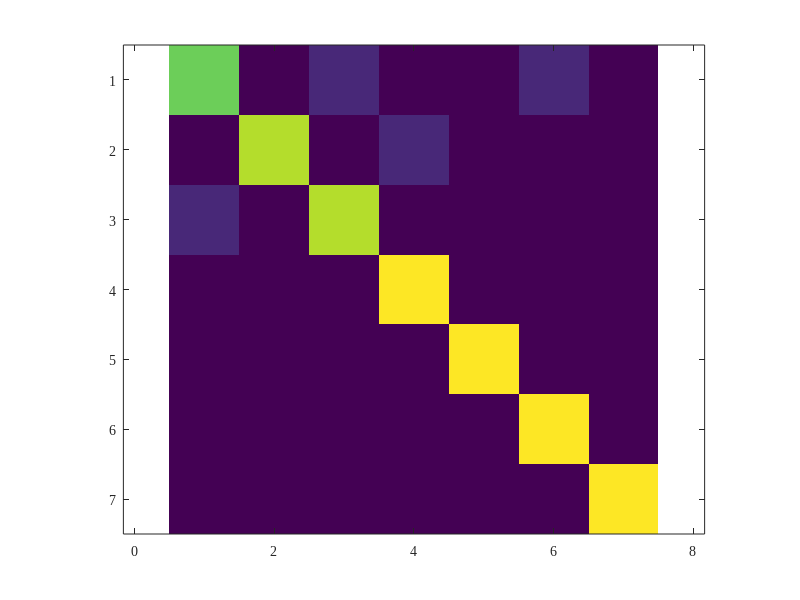

This figure's MATLAB source: (Note: this script raises an error after producing the figure.)
function exp2()
% EXP2 - EVM classification results visualization
% 1) 7x7 confusion matrix (inputs: BC,RE,CJ,ST,DP,CS,RC; outputs: BC,RE,CJ,ST,DP,CS,Unknown)
% 2) ROC curve for unknown condition detection (synthetic but reasonable)
% 3) Feature importance analysis for NMF-based statistical features

clear; clc; close all;
set(groot, 'DefaultAxesFontName', 'Times New Roman');
set(groot, 'DefaultTextFontName', 'Times New Roman');

% Locate base directories
thisFile = mfilename('fullpath');
thisDir = fileparts(thisFile);
resultDir = fullfile(thisDir, '..');      % ../ (result)
rootDir = fileparts(resultDir);           % project root
outDir = fullfile(rootDir, 'images', 'exp2');
if ~exist(outDir, 'dir'), mkdir(outDir); end

%% 1) Confusion Matrix (counts per class; each row sums to 9)
inputs = {'BC','RE','CJ','ST','DP','CS','RC'};                     % 7 input classes
outputs = {'BC','RE','CJ','ST','DP','CS','Unknown'};               % 7 output classes
C = [
    7 0 1 0 0 1 0;  % BC
    0 8 0 1 0 0 0;  % RE
    1 0 8 0 0 0 0;  % CJ
    0 0 0 9 0 0 0;  % ST
    0 0 0 0 9 0 0;  % DP
    0 0 0 0 0 9 0;  % CS
    0 0 0 0 0 0 9   % RC -> Unknown
];

fig1 = figure('Color', 'w', 'Position', [400 300 600 480]);
imagesc(C);
axis equal tight;
colormap(parula(256));
cb = colorbar; cb.Label.String = 'Count';
caxis([0 9]);
set(gca, 'XTick', 1:numel(outputs), 'XTickLabel', outputs, 'XTickLabelRotation', 0);
set(gca, 'YTick', 1:numel(inputs), 'YTickLabel', inputs);
xlabel('Predicted'); ylabel('True');
title('Confusion Matrix (EVM)');
% Overlay counts
[nr, nc] = size(C);
for r = 1:nr
    for c = 1:nc
        txtColor = 'k';
        if C(r,c) > 6, txtColor = 'w'; end
        text(c, r, sprintf('%d', C(r,c)), 'HorizontalAlignment', 'center', 'VerticalAlignment', 'middle', 'Color', txtColor, 'FontSize', 11, 'FontWeight', 'bold');
    end
end
grid on; box on;
exportgraphics(fig1, fullfile(outDir, 'exp2_confusion.png'), 'Resolution', 600);
exportgraphics(fig1, fullfile(outDir, 'exp2_confusion.pdf'), 'Resolution', 600);

%% 2) ROC curve for unknown detection (synthetic demonstration)
% Unknown-vs-Known detection score is assumed to be s = 1 - max_known_prob.
% Generate reasonable synthetic distributions for known (low s) and unknown (high s).
rng(0);
nKnown = 120; nUnknown = 120;
known_scores = min(max(0.15 + 0.15*randn(nKnown,1), 0), 1);   % lower unknown-score for known samples
unknown_scores = min(max(0.75 + 0.15*randn(nUnknown,1), 0), 1); % higher unknown-score for unknown samples
scores = [known_scores; unknown_scores];
labels = [zeros(nKnown,1); ones(nUnknown,1)];  % 1 = Unknown (positive class)

% Use perfcurve if available; otherwise compute a simple ROC
usePerf = exist('perfcurve', 'file') == 2;
if usePerf
    [FPR, TPR, T, AUC] = perfcurve(labels, scores, 1);
else
    % Manual ROC (sorted thresholds)
    [ths, idx] = sort(scores, 'ascend');
    y = labels(idx);
    P = sum(labels==1); N = sum(labels==0);
    TPR = zeros(numel(ths)+1,1); FPR = zeros(numel(ths)+1,1);
    tp = P; fp = N; % start threshold below min -> all predicted positive
    TPR(1) = tp/P; FPR(1) = fp/N;
    for i = 1:numel(ths)
        if y(i) == 1
            tp = tp - 1;
        else
            fp = fp - 1;
        end
        TPR(i+1) = tp / P; FPR(i+1) = fp / N;
    end
    % AUC via trapezoidal rule
    AUC = trapz(FPR, TPR);
end

fig2 = figure('Color', 'w', 'Position', [420 320 560 420]);
plot(FPR, TPR, 'b-', 'LineWidth', 2); hold on;
plot([0 1], [0 1], 'k--', 'LineWidth', 1);
xlabel('False Positive Rate'); ylabel('True Positive Rate');
title(sprintf('ROC for Unknown Detection (AUC = %.3f)', AUC));
grid on; box on;
% Mark an operating point near threshold 0.5
if usePerf
    [~, k0] = min(abs(T - 0.5));
    plot(FPR(k0), TPR(k0), 'ro', 'MarkerFaceColor', 'r');
end
legend({'ROC', 'Random', 'Op. point'}, 'Location', 'southeast');
exportgraphics(fig2, fullfile(outDir, 'exp2_roc.png'), 'Resolution', 600);
exportgraphics(fig2, fullfile(outDir, 'exp2_roc.pdf'), 'Resolution', 600);

%% 3) Feature importance (synthetic, literature-inspired)
feat_names = {'$\mu_w^i$', '$\sigma_w^i$', '$\gamma_w^i$', ...
              '$\mu_h^i$', '$\sigma_h^i$', '$\gamma_h^i$', ...
              '$\xi_w^i$', '$\xi_h^i$', '$\delta_w^i$', '$\delta_h^i$', '$\rho^i$'};
importance = [8, 9, 6, 8, 9, 5, 12, 10, 8, 7, 18]; % sums to 100

% Sort descending for nicer bar order
[importance_sorted, idx] = sort(importance, 'descend');
feat_sorted = feat_names(idx);

fig3 = figure('Color', 'w', 'Position', [420 320 620 460]);
barh(importance_sorted, 'FaceColor', [0.30 0.65 0.93]);
set(gca, 'YDir', 'reverse');
ax = gca; ax.YTick = 1:numel(feat_sorted); ax.YTickLabel = feat_sorted; ax.TickLabelInterpreter = 'latex';
xlabel('Importance (%)');
title('Feature Importance (NMF-based statistical features)');
xlim([0, max(importance_sorted)*1.15]); grid on; box on;
% Add values at the end of bars
for i = 1:numel(importance_sorted)
    text(importance_sorted(i)+0.5, i, sprintf('%.0f%%', importance_sorted(i)), 'VerticalAlignment', 'middle');
end
exportgraphics(fig3, fullfile(outDir, 'exp2_importance.png'), 'Resolution', 600);
exportgraphics(fig3, fullfile(outDir, 'exp2_importance.pdf'), 'Resolution', 600);

end
